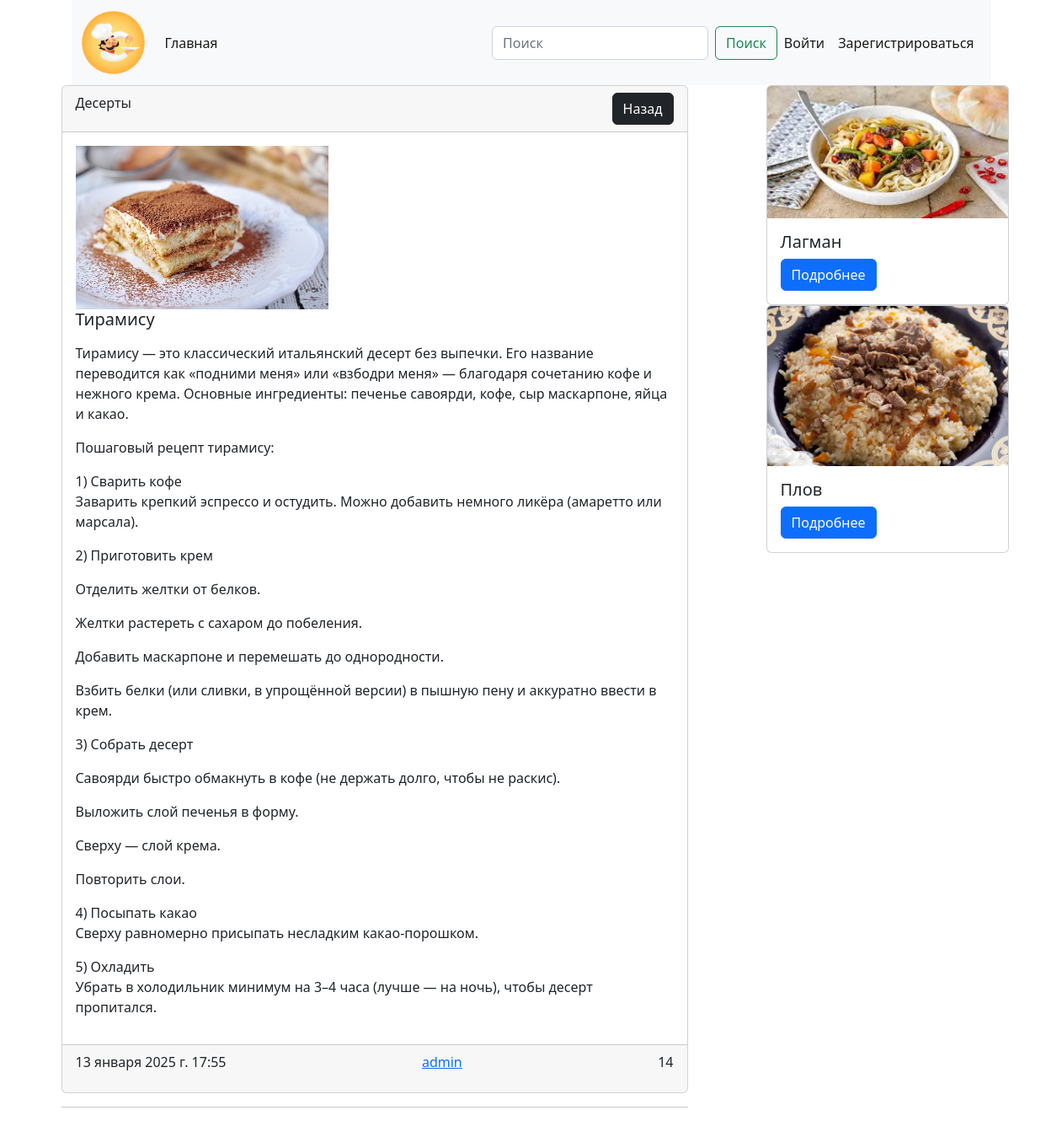
Screenshot of /post/3/ with the database file from the repository.
### cooking/models.py (models this page shows, shortened)
class Post(models.Model):
    title = models.CharField(max_length=255, verbose_name='Заголовок статьи')
    content = models.TextField(default='Скоро тут будет статья', verbose_name='Текст статьи') # default= наполнение по умолчанию
    created_at = models.DateTimeField(auto_now_add=True) # Привязка ко времени создания
    updated_at = models.DateTimeField(auto_now=True) # Привязка ко времени обновления
    photo = models.ImageField(upload_to='photos/', blank=True) # Фотографии статей будут скачиваться в каталог photos
    watched = models.IntegerField(default=0)
    is_published = models.BooleanField(default=True)
    category = models.ForeignKey(Category, related_name='posts', on_delete=models.CASCADE) # Связываем класс с категорией, при удалении категории удаляются все статьи
    author = models.ForeignKey(User, default=None, null=True, blank=True, on_delete=models.CASCADE)
    def get_absolute_url(self): # Генерирование ссылки
        return reverse('post_detail_link', kwargs={'pk': self.pk})
    class Meta: # Для корректного отображения в админке на русском языке
        verbose_name = 'Пост'
        verbose_name_plural = 'Посты'

class Category(models.Model):
    title = models.CharField(max_length=255, verbose_name='Название категории') # Поле символов с максимальной длиной, отображаемое имя в админке
    def __str__(self):
        return self.title
    class Meta: # Для корректного отображения в админке на русском языке
        verbose_name = 'Категория'
        verbose_name_plural = 'Категории'

### cooking/views.py (the view)
# urls.py: path('post/<int:pk>/', post_detail, name='post_detail_link'),
def post_detail(request, pk):
  article = Post.objects.get(pk=pk)
  Post.objects.filter(pk=pk).update(watched=F('watched') + 1)
  ext_posts = Post.objects.all().exclude(pk=pk).order_by('-watched')[:5]
  comments = Comment.objects.filter(post=article)
  context = {
    'title': article.title,
    'post': article,
    'ext_posts': ext_posts,
    'comments': comments
  }
  if(request.user.is_authenticated):
    context['comment_form'] = CommentForm
  return render(request, 'cooking/article_detail.html', context)

### cooking/templates/cooking/article_detail.html (shortened to what this page needs)
{% extends 'base.html' %}
{% load static %}
{% block main %}
        <main>
            <div class="d-flex justify-content-between"><div class="col-8">
                <div class="card"><div class="card-header d-flex justify-content-between"> {{ post.category }}
                    <div>
                        <a href="{% url 'category_list_link' post.category.pk %}" class="btn btn-dark">Назад</a>
                    </div>
                </div>
                    <img src="" class="card-img-top" alt=""><div class="card-body">
                    {% if post.photo %}
                        <img src="{{ post.photo.url }}" width="300" alt="">
                    {% else %}
                        <img src="{% static 'img/no_img.png' %}" width="300" alt="">
                    {% endif %}
                    <h5 class="card-title"> {{ post.title }}</h5>
                    <p class="card-text">
                    {{ post.content | linebreaks }} </p>
                </div>
                    <div class="card-footer d-flex justify-content-between"><p class="card-text">{{ post.created_at }}</p>
                        <a href="{% url 'profile_link' post.author.pk %}">{{ post.author }}</a>
                        <p class="card-text">{{ post.watched }}</p>
                    </div>
                </div>
                <hr>
            </div>
            <div class="col-1"></div>
            <div class="col-4">
				{% for ext in ext_posts %}
                <div class="card" style="width: 18rem;">
                    {% if ext.photo %}
                        <img class="card-img-top" src="{{ ext.photo.url }}" width="200" alt="">
                    {% else %}
                        <img class="card-img-top" src="{% static 'img/no_img.png' %}" width="200" alt="Нет изображения">
                    {% endif %}
                    <div class="card-body"><h5 class="card-title">{{ ext.title }}</h5><a href="{{ ext.get_absolute_url }}" class="btn btn-primary">Подробнее</a></div>
                </div>
				{% endfor %}
            </div>
            </div>
        </main>
{% endblock main %}

### rows the page displays
Post: category "Десерты", photo (picture), title "Тирамису", content "Тирамису — это классический итальянский десерт без выпечки. Его название переводится как «подними меня» или «взбодри меня» — благодаря сочетанию кофе и нежного крема. Основные ингредиенты: печенье савоярди, кофе, сыр маскарпоне, яйца и какао. Пошаговый рецепт тирамису: 1) Сварить кофе Заварить крепкий эспрессо и остудить. Можно добавить немного ликёра (амаретто или марсала). 2) Приготовить крем Отделить желтки от белков. Желтки растереть с сахаром до побеления. Добавить маскарпоне и перемешать до однородности. Взбить белки (или сливки, в упрощённой версии) в пышную пену и аккуратно ввести в крем. 3) Собрать десерт Савоярди быстро обмакнуть в кофе (не держать долго, чтобы не раскис).…", created_at "13 января 2025 г. 17:55", author "admin", watched "14"
Post: photo (picture), title "Лагман"
Post: photo (picture), title "Плов"
